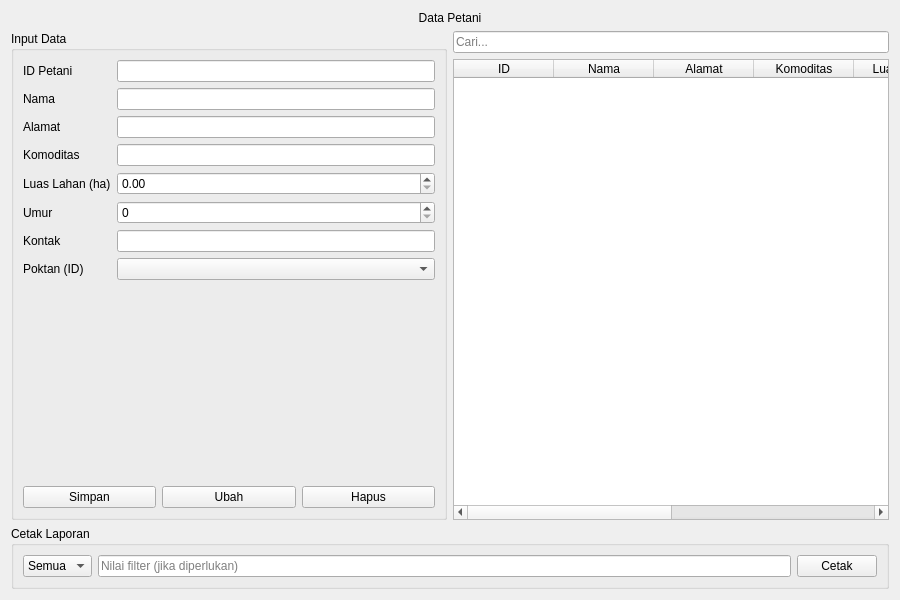
<?xml version='1.0' encoding='UTF-8'?>
<ui version="4.0">
 <class>Form</class>
 <widget class="QWidget" name="Form">
  <property name="geometry"><rect><x>0</x><y>0</y><width>900</width><height>600</height></rect></property><property name="minimumSize"><size><width>900</width><height>600</height></size></property><property name="windowTitle"><string>Data Petani</string></property>
  <layout class="QVBoxLayout" name="verticalLayout">
   <item>
    <widget class="QLabel" name="lblTitle">
     <property name="text"><string>Data Petani</string></property>
     <property name="alignment"><set>Qt::AlignCenter</set></property>
    </widget>
   </item>
   <item>
    <layout class="QHBoxLayout" name="hlayoutMain">
     <item>
      <widget class="QGroupBox" name="groupInput">
       <property name="title"><string>Input Data</string></property>
       <layout class="QVBoxLayout" name="vlayoutInput">
        <item>
         <layout class="QFormLayout" name="formLayout">
    <item row="0" column="0">
      <widget class="QLabel" name="label_EditId">
       <property name="text"><string>ID Petani</string></property>
      </widget>
     </item>
    <item row="0" column="1">
      <widget class="QLineEdit" name="EditId" />
     </item>
    <item row="1" column="0">
      <widget class="QLabel" name="label_EditNama">
       <property name="text"><string>Nama</string></property>
      </widget>
     </item>
    <item row="1" column="1">
      <widget class="QLineEdit" name="EditNama" />
     </item>
    <item row="2" column="0">
      <widget class="QLabel" name="label_EditAlamat">
       <property name="text"><string>Alamat</string></property>
      </widget>
     </item>
    <item row="2" column="1">
      <widget class="QLineEdit" name="EditAlamat" />
     </item>
    <item row="3" column="0">
      <widget class="QLabel" name="label_EditKomoditas">
       <property name="text"><string>Komoditas</string></property>
      </widget>
     </item>
    <item row="3" column="1">
      <widget class="QLineEdit" name="EditKomoditas" />
     </item>
    <item row="4" column="0">
      <widget class="QLabel" name="label_SpinLuasLahan">
       <property name="text"><string>Luas Lahan (ha)</string></property>
      </widget>
     </item>
    <item row="4" column="1">
      <widget class="QDoubleSpinBox" name="SpinLuasLahan"><property name="decimals"><number>2</number></property><property name="maximum"><double>99999.99</double></property></widget>
     </item>
    <item row="5" column="0">
      <widget class="QLabel" name="label_SpinUmur">
       <property name="text"><string>Umur</string></property>
      </widget>
     </item>
    <item row="5" column="1">
      <widget class="QSpinBox" name="SpinUmur"><property name="maximum"><number>150</number></property></widget>
     </item>
    <item row="6" column="0">
      <widget class="QLabel" name="label_EditKontak">
       <property name="text"><string>Kontak</string></property>
      </widget>
     </item>
    <item row="6" column="1">
      <widget class="QLineEdit" name="EditKontak" />
     </item>
    <item row="7" column="0">
      <widget class="QLabel" name="label_ComboPoktan">
       <property name="text"><string>Poktan (ID)</string></property>
      </widget>
     </item>
    <item row="7" column="1">
      <widget class="QComboBox" name="ComboPoktan" />
     </item>
         </layout>
        </item>
        <item>
         <layout class="QHBoxLayout" name="hlayoutButtons">
          <item><widget class="QPushButton" name="BtnSimpan"><property name="text"><string>Simpan</string></property></widget></item>
          <item><widget class="QPushButton" name="BtnUbah"><property name="text"><string>Ubah</string></property></widget></item>
          <item><widget class="QPushButton" name="BtnHapus"><property name="text"><string>Hapus</string></property></widget></item>
         </layout>
        </item>
       </layout>
      </widget>
     </item>
     <item>
      <layout class="QVBoxLayout" name="vlayoutTable">
       <item><widget class="QLineEdit" name="lineCari"><property name="placeholderText"><string>Cari...</string></property></widget></item>
       <item>
        <widget class="QTableWidget" name="tblPetani">
         <property name="editTriggers"><set>QAbstractItemView::NoEditTriggers</set></property>
         <property name="selectionBehavior"><enum>QAbstractItemView::SelectRows</enum></property>
         <property name="selectionMode"><enum>QAbstractItemView::SingleSelection</enum></property>
      <column>
       <property name="text"><string>ID</string></property>
      </column>
      <column>
       <property name="text"><string>Nama</string></property>
      </column>
      <column>
       <property name="text"><string>Alamat</string></property>
      </column>
      <column>
       <property name="text"><string>Komoditas</string></property>
      </column>
      <column>
       <property name="text"><string>Luas Lahan</string></property>
      </column>
      <column>
       <property name="text"><string>Umur</string></property>
      </column>
      <column>
       <property name="text"><string>Kontak</string></property>
      </column>
      <column>
       <property name="text"><string>ID Poktan</string></property>
      </column>
        </widget>
       </item>
      </layout>
     </item>
    </layout>
   </item>
   <item>
    <widget class="QGroupBox" name="groupReport">
     <property name="title"><string>Cetak Laporan</string></property>
     <layout class="QHBoxLayout" name="hlayoutReport">
      <item><widget class="QComboBox" name="comboFilter">
        <item><property name="text"><string>Semua</string></property></item>
      </widget></item>
      <item><widget class="QLineEdit" name="txtFilter"><property name="placeholderText"><string>Nilai filter (jika diperlukan)</string></property></widget></item>
      <item><widget class="QPushButton" name="btnCetak"><property name="text"><string>Cetak</string></property></widget></item>
     </layout>
    </widget>
   </item>
  </layout>
 </widget>
 <resources />
 <connections />
</ui>
